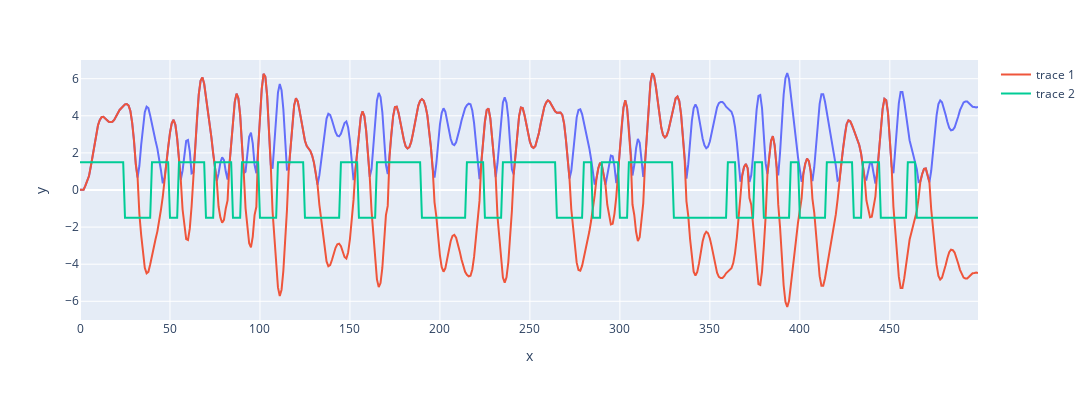

Notebook cell for this chart:
### Markdown cell above
# inicialização

### Code cell
import numpy as np
import pandas as pd
import sympy as sp
import scipy.io as sc 
from sympy import symbols, pprint
import matplotlib.pyplot as plt
import plotly.express as px
import os
import sys

sys.path.append("..")

from structureSelector import *
from methods.utils.utilities import *

def metrics(y, yest):
    residuo1 = y - yest
    index = np.where(y != 0)
    mape = round(np.mean(np.abs(residuo1[index] / y[index])) * 100, 3)
    mse = np.mean(np.square(residuo1))
    rmse = np.sqrt(mse)
    aet = np.sum(np.abs(residuo1))
    print('RMSE:', round(rmse, 4),'\nMSE:', round(mse, 4), '\nAET:', round(aet, 4), '\nMAPE:', str(round(mape, 5)) + '%')
    coeficiente_hat = np.corrcoef(y, yest)[0, 1]
    coeficiente_livre = np.corrcoef(y, yest)[0, 1]
    print(coeficiente_hat, coeficiente_livre)
    #print(y.shape, yest.shape)

mat_content1 = sc.loadmat("../data/DATAPRBS.MAT")

u1 = mat_content1['u2']
z1 = mat_content1['z2']

zc1 = z1.copy()
l1 = np.array([33, 57, 77, 92, 107, 133, 162, 197, 232, 273, 293, 307, 337, 372, 388, 407, 437, 452, 473])
l2 = np.array([47, 63, 83, 99, 116, 153, 172, 223, 241, 287, 299, 314, 368, 382, 402, 422, 443, 467, 500])

for i in range(l1.shape[0]):
    zc1[l1[i]: l2[i]] *= -1

t = np.arange(0, 500, 1)#np.arange(0, 10, 0.02)
fig=px.line(x=t, y=np.squeeze(z1), height=400, width=1300)
fig.add_scatter(x=t, y=np.squeeze(zc1), mode='lines')
fig.add_scatter(x=t, y=np.squeeze(u1), mode='lines')
fig.show()

### Figure 1 — Plotly figure (JSON) as saved in the notebook; plotly's stock layout.template omitted (floating-point values rounded to 4 significant figures; data arrays with more than 128 entries replaced by an {"elided": "..."} marker saying what was removed)
{"data": [{"hovertemplate": "x=%{x}<br>y=%{y}<extra></extra>", "legendgroup": "", "line": {"color": "#636efa", "dash": "solid"}, "marker": {"symbol": "circle"}, "mode": "lines", "name": "", "orientation": "v", "showlegend": false, "type": "scatter", "x": {"elided": "500 int values"}, "xaxis": "x", "y": {"elided": "500 float values"}, "yaxis": "y"}, {"mode": "lines", "type": "scatter", "x": {"elided": "500 int values"}, "y": {"elided": "500 float values"}}, {"mode": "lines", "type": "scatter", "x": {"elided": "500 int values"}, "y": {"elided": "500 float values"}}], "layout": {"height": 400, "legend": {"tracegroupgap": 0}, "margin": {"t": 60}, "width": 1300, "xaxis": {"anchor": "y", "domain": [0, 1], "title": {"text": "x"}}, "yaxis": {"anchor": "x", "domain": [0, 1], "title": {"text": "y"}}}}
